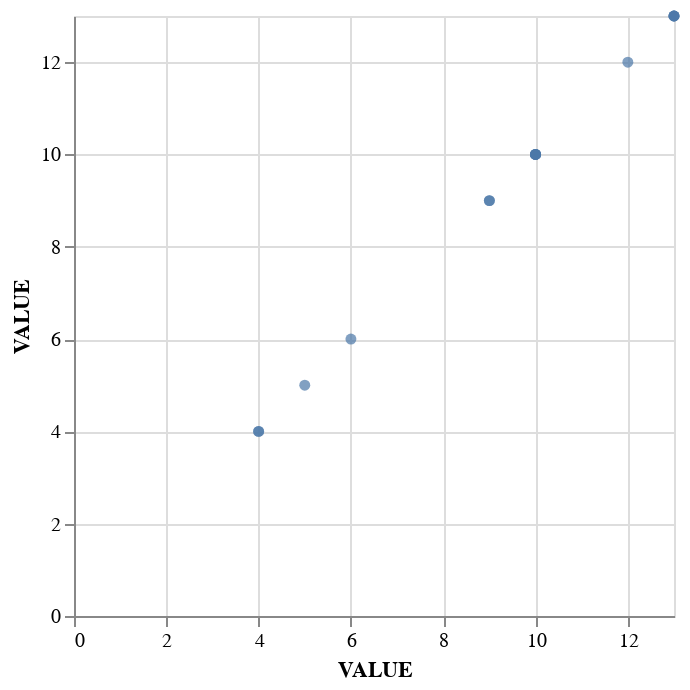

Notebook code for this chart:
### Code cell
import altair as alt

scatterplot = alt.Chart(merged_df).mark_circle().encode(
    x='VALUE:Q',
    y='VALUE:Q'
)
scatterplot

### Figure 1 — Vega-Lite specification as saved in the notebook (floating-point values rounded to 4 significant figures)
{"config": {"view": {"continuousWidth": 300, "continuousHeight": 300}}, "data": {"name": "data-e354101178600da4d9d8bd2020ed5761"}, "mark": {"type": "circle"}, "encoding": {"x": {"field": "VALUE", "type": "quantitative"}, "y": {"field": "VALUE", "type": "quantitative"}}, "$schema": "https://vega.github.io/schema/vega-lite/v5.15.1.json", "datasets": {"data-e354101178600da4d9d8bd2020ed5761": [{"LOCATION": "Germany", "SUBJECT": "2 CHILDREN", "MEASURE": "HR_AVEWAGE", "TIME": 2019, "VALUE": 12}, {"LOCATION": "Germany", "SUBJECT": "2 CHILDREN", "MEASURE": "HR_AVEWAGE", "TIME": 2020, "VALUE": 9}, {"LOCATION": "Germany", "SUBJECT": "2 CHILDREN", "MEASURE": "HR_AVEWAGE", "TIME": 2021, "VALUE": 9}, {"LOCATION": "Germany", "SUBJECT": "2 CHILDREN", "MEASURE": "HR_AVEWAGE", "TIME": 2022, "VALUE": 10}, {"LOCATION": "Germany", "SUBJECT": "NO CHILDREN", "MEASURE": "HR_AVEWAGE", "TIME": 2019, "VALUE": 13}, {"LOCATION": "Germany", "SUBJECT": "NO CHILDREN", "MEASURE": "HR_AVEWAGE", "TIME": 2020, "VALUE": 13}, {"LOCATION": "Germany", "SUBJECT": "NO CHILDREN", "MEASURE": "HR_AVEWAGE", "TIME": 2021, "VALUE": 13}, {"LOCATION": "Germany", "SUBJECT": "NO CHILDREN", "MEASURE": "HR_AVEWAGE", "TIME": 2022, "VALUE": 13}, {"LOCATION": "United Kingdom", "SUBJECT": "2 CHILDREN", "MEASURE": "HR_AVEWAGE", "TIME": 2019, "VALUE": 5}, {"LOCATION": "United Kingdom", "SUBJECT": "2 CHILDREN", "MEASURE": "HR_AVEWAGE", "TIME": 2020, "VALUE": 4}, {"LOCATION": "United Kingdom", "SUBJECT": "2 CHILDREN", "MEASURE": "HR_AVEWAGE", "TIME": 2021, "VALUE": 4}, {"LOCATION": "United Kingdom", "SUBJECT": "2 CHILDREN", "MEASURE": "HR_AVEWAGE", "TIME": 2022, "VALUE": 6}, {"LOCATION": "United Kingdom", "SUBJECT": "NO CHILDREN", "MEASURE": "HR_AVEWAGE", "TIME": 2019, "VALUE": 10}, {"LOCATION": "United Kingdom", "SUBJECT": "NO CHILDREN", "MEASURE": "HR_AVEWAGE", "TIME": 2020, "VALUE": 10}, {"LOCATION": "United Kingdom", "SUBJECT": "NO CHILDREN", "MEASURE": "HR_AVEWAGE", "TIME": 2021, "VALUE": 10}, {"LOCATION": "United Kingdom", "SUBJECT": "NO CHILDREN", "MEASURE": "HR_AVEWAGE", "TIME": 2022, "VALUE": 10}]}}
